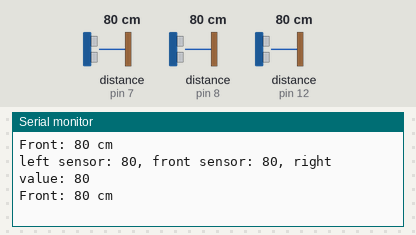
Bench run of a sketch on a simulated Arduino Uno, built with avr-gcc and run on an emulated ATmega328P. Parts: the last lines printed to the serial monitor. The test bench sets the inputs (shaded band); at power-on: distance to the obstacle (sensors on pin 7, pin 8, pin 12) 80 cm. The echo pulse lasts 58.3 µs per cm.

Above: at 1.3 s.
1.4 s: distance to the obstacle (sensor on pin 7) set to 17 cm
At 1.9 s:
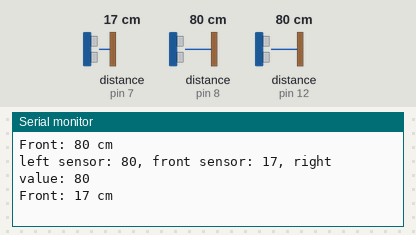
2.9 s: distance to the obstacle (sensor on pin 7) set to 12 cm
At 3.6 s:
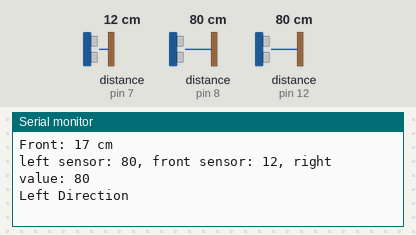
Timing chart, 0 to 5.9 s (numbered marks = the images above; inputs shaded):
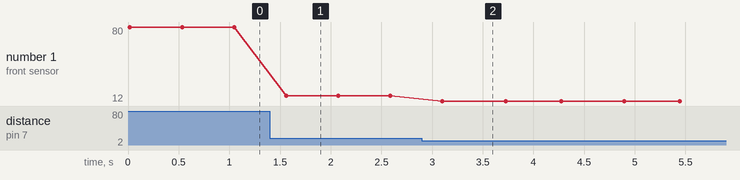

The sketch:

Ultrasonic_HC-SR04.ino.ino
```cpp
#include <Ultrasonic.h>

Ultrasonic ultrafront(5,7);  // (Trig PIN,Echo PIN)
Ultrasonic ultraright(11,12);  // (Trig PIN,Echo PIN)
Ultrasonic ultraleft(10,8);   // (Trig PIN,Echo PIN)


void setup() {
  Serial.begin(9600);
}

int dir=0;
void loop()
{
  int frontValue=ultrafront.Ranging(CM);
  int rightValue = ultraright.Ranging(CM);
  int leftValue = ultraleft.Ranging(CM);

  Serial.println("left sensor: "+String(leftValue)+", front sensor: "+String(frontValue)+", right value: "+String(rightValue));


  if(frontValue<15 && dir==0)
  {

    delay(100);

    if(ultraright.Ranging(CM)>ultraleft.Ranging(CM)) //right
    {
      Serial.println("Right Direction");
      dir=1;
      /////Logica de doblar a la derecha


    }
    else //left
    {
      Serial.println("Left Direction");
      dir=2;
      /////Logica de doblar a la izquierda


    }

    //digitalWrite(A0, LOW); // VCC +5V mode
    //digitalWrite(A2, LOW); // VCC +5V mode
  }
  else
  {
    if(dir==1)
    {
      int newfront = ultraleft.Ranging(CM);
      if(newfront>45)
      {
        dir=0;
        Serial.print("Sensor left indica girar al front");
        ////////////////////////Logica girar a la izquierda
      }

    }
    else if(dir==2)
    {
      int newfront = ultraright.Ranging(CM);
      if(newfront>45)
      {
        dir=0;
        Serial.print("Sensor right indica girar al front");
        ////////////////////////Logica girar a la derecha
      }

    }

    Serial.print("Front: ");
    Serial.print(frontValue); // CM or INC
    Serial.print(" cm" );

  }


  delay(500);

  Serial.println("");
}
```

Measured:
- the behaviour switches between 15 and 14 cm on distance to the obstacle (sensor on pin 7) (found by bisection; images 1 and 2)
- after the input at 1.4 s, the serial monitor: prints a new line after 0.16 s (image 1)
- after the input at 2.9 s, the serial monitor: prints a new line after 0.20 s (image 2)
- plotted number 1: 80 → 17 after the input at 1.4 s, 17 → 12 after the input at 2.9 s
